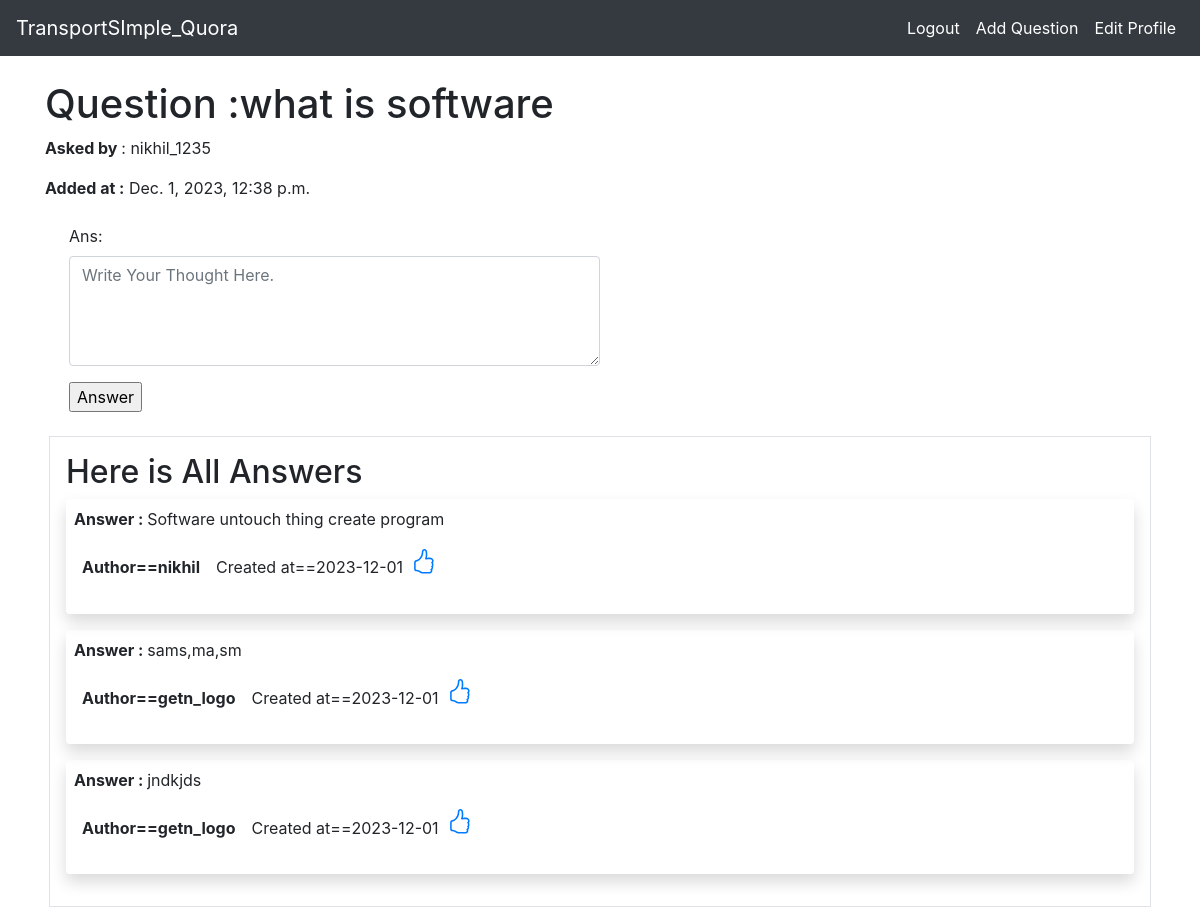
Page /question/2/ (signed in) on the committed database.
### quora/models.py (models this page shows, shortened)
class Question(models.Model):
    question = models.CharField(max_length=255, blank=False,null=True)
    created_on = models.DateTimeField(auto_now_add=True)
    author = models.ForeignKey(User, on_delete=models.CASCADE)
    uquest_id = models.CharField(verbose_name='Unique ID',max_length=25,default=uuid.uuid4().hex[:12], editable=False, null=True , blank=False)
    class Meta:
        ordering = ('-created_on',)

class Answer(models.Model):
    question = models.ForeignKey(Question, on_delete=models.CASCADE)
    ans = models.TextField(help_text='Write your thought or answer comment.', max_length=450,blank=False, null=True)
    created_on = models.DateTimeField(auto_now_add=True)
    author = models.ForeignKey(User, on_delete=models.CASCADE)
    uans_id = models.CharField(verbose_name="Unique ID",max_length=25,default=uuid.uuid4().hex[:12], editable=False, null=True , blank=False)
    class Meta:
        ordering = ('-created_on',)

### quora/views.py (the view)
# urls.py: path('question/<int:pk>/', views.question_detail, name="question_detail"),
def question_detail(request, pk):
    question = get_object_or_404(Question, pk=pk)
    answers = question.answer_set.all()
    liked_answers = request.user.answer_likes.values_list('answer', flat=True)
    if request.method == 'POST':
        form = AnswerForm(request.POST)
        if form.is_valid():
            my_answer = form.save(commit=False)
            my_answer.question = question
            my_answer.author = request.user
            my_answer.save()
            return redirect('question_detail', pk=question.pk)
    else:
        form = AnswerForm()
        context = {
        'question': question,
        'answers': answers,
        'liked_answers': liked_answers,
        'form': form, }
    return render(request, 'question_detail.html', context)

### quora/forms.py (shortened to what this page needs)
class AnswerForm(forms.ModelForm):
    ans = forms.CharField(
        required=True,
        widget=forms.Textarea(attrs={'rows': 4, 'cols': 40, 'class':'form-floating form-control w-50','placeholder':'Write Your Thought Here.'}),
        )
    class Meta:
        model = Answer
        fields =('ans',)

### quora/templates/question_detail.html (shortened to what this page needs)
{% extends 'base.html' %}
{% block content %}
<div>
    <h1>Question :{{ question.question}}</h1>
    <p><b>Asked by  </b>:  {{ question.author}}</p>
    <p><b>Added at  :</b>  {{question.created_on}}</p>
</div>
<div class="m-3 p-2">
    {% if request.user.is_authenticated %}
        <form action="" method="POST">
            {{form.as_p}}
            <input  type="submit" value="Answer">
        </form>
    {% endif %}
</div>
<div class="m-1 p-3 border">
    <h2>Here is All Answers</h2>
    {% if answers %}
      <ul class="nav flex-column">
        {% for answer in answers  %}
          <li class="nav-item shadow p-2 mb-3 bg-body-info rounded">
            <p><b>Answer   : </b> {{ answer.ans }}</p>
            <div class="d-flex flex-row mb-3">
              <div class="p-2"><b>Author=={{ answer.author }}</b></div>
              <div class="p-2">Created at=={{ answer.created_on|date:'Y-m-d' }}</div>
            <div>
              <div class="d-flex flex-row mb-3">
                {% if answer.pk in liked_answers %}
                <a class="nav-link p-2" href="{% url 'like_answer' answer.pk %}">
                  <svg xmlns="http://www.w3.org/2000/svg" width="25" height="25" fill="currentColor" class="bi bi-hand-thumbs-down" viewBox="0 0 16 16">
                    <path d="M8.864 15.674c-.956.24-1.843-.484-1.908-1.42-.072-1.05-.23-2.015-.428-2.59-.125-.36-.479-1.012-1.04-1.638-.557-.624-1.282-1.179-2.131-1.41C2.685 8.432 2 7.85 2 7V3c0-.845.682-1.464 1.448-1.546 1.07-.113 1.564-.415 2.068-.723l.048-.029c.272-.166.578-.349.97-.484C6.931.08 7.395 0 8 0h3.5c.937 0 1.599.478 1.934 1.064.164.287.254.607.254.913 0 .152-.023.312-.077.464.201.262.38.577.488.9.11.33.172.762.004 1.15.069.13.12.268.159.403.077.27.113.567.113.856 0 .289-.036.586-.113.856-.035.12-.08.244-.138.363.394.571.418 1.2.234 1.733-.206.592-.682 1.1-1.2 1.272-.847.283-1.803.276-2.516.211a9.877 9.877 0 0 1-.443-.05 9.364 9.364 0 0 1-.062 4.51c-.138.508-.55.848-1.012.964l-.261.065zM11.5 1H8c-.51 0-.863.068-1.14.163-.281.097-.506.229-.776.393l-.04.025c-.555.338-1.198.73-2.49.868-.333.035-.554.29-.554.55V7c0 .255.226.543.62.65 1.095.3 1.977.997 2.614 1.709.635.71 1.064 1.475 1.238 1.977.243.7.407 1.768.482 2.85.025.362.36.595.667.518l.262-.065c.16-.04.258-.144.288-.255a8.34 8.34 0 0 0-.145-4.726.5.5 0 0 1 .595-.643h.003l.014.004.058.013a8.912 8.912 0 0 0 1.036.157c.663.06 1.457.054 2.11-.163.175-.059.45-.301.57-.651.107-.308.087-.67-.266-1.021L12.793 7l.353-.354c.043-.042.105-.14.154-.315.048-.167.075-.37.075-.581 0-.211-.027-.414-.075-.581-.05-.174-.111-.273-.154-.315l-.353-.354.353-.354c.047-.047.109-.176.005-.488a2.224 2.224 0 0 0-.505-.804l-.353-.354.353-.354c.006-.005.041-.05.041-.17a.866.866 0 0 0-.121-.415C12.4 1.272 12.063 1 11.5 1z"/>
                  </svg>
                </a>
                <a href="" class="p-2 nav-link">
                  <svg xmlns="http://www.w3.org/2000/svg" width="25" height="25" fill="currentColor" class="bi bi-hand-thumbs-up-fill" viewBox="0 0 16 16">
                    <path d="M6.956 1.745C7.021.81 7.908.087 8.864.325l.261.066c.463.116.874.456 1.012.965.22.816.533 2.511.062 4.51a9.84 9.84 0 0 1 .443-.051c.713-.065 1.669-.072 2.516.21.518.173.994.681 1.2 1.273.184.532.16 1.162-.234 1.733.058.119.103.242.138.363.077.27.113.567.113.856 0 .289-.036.586-.113.856-.039.135-.09.273-.16.404.169.387.107.819-.003 1.148a3.163 3.163 0 0 1-.488.901c.054.152.076.312.076.465 0 .305-.089.625-.253.912C13.1 15.522 12.437 16 11.5 16H8c-.605 0-1.07-.081-1.466-.218a4.82 4.82 0 0 1-.97-.484l-.048-.03c-.504-.307-.999-.609-2.068-.722C2.682 14.464 2 13.846 2 13V9c0-.85.685-1.432 1.357-1.615.849-.232 1.574-.787 2.132-1.41.56-.627.914-1.28 1.039-1.639.199-.575.356-1.539.428-2.59z"/>
                  </svg>{{ answer.likes.count }}</a>
                {% else %}
                <a href="{% url 'like_answer' answer.pk %}">
                </a>
                {% endif %}
          </li>
        {% endfor %}
      </ul>
    {% else %}
      <p>No answers yet.</p>
    {% endif %}
</div>
{% endblock %}

### quora/templates/base.html (shortened to what this page needs)
<!doctype html>
<html lang="en">
  <head>
    <link rel="stylesheet" href="https://stackpath.bootstrapcdn.com/bootstrap/4.3.1/css/bootstrap.min.css">
  </head>
  <body>
    <nav class="navbar navbar-expand-lg navbar-dark bg-dark">
  <a class="navbar-brand" href="{% url 'home'  %}">TransportSImple_Quora</a>
  <div class="collapse navbar-collapse" id="navbarSupportedContent">
    <ul class="navbar-nav ml-auto">
      {% if user.is_authenticated %}
      <li class="nav-item active">
        <a class="nav-link" href="{% url 'logout' %}">Logout</a>
      </li>
      <li class="nav-item active">
        <a class="nav-link" href="{% url 'add_question' %}">Add Question</a>
      </li>
      <li class="nav-item active">
        <a class="nav-link" href="{% url 'edit_profile' %}">Edit Profile</a>
      </li>
      {% endif%}
    </ul>
  </div>
</nav>
      <br/>
      <div class ="container">
    {% block content %}
    {% endblock %}
      </div>
  </body>
</html>

### rows in the picture
Question: question "what is software", author "nikhil_1235", created_on "Dec. 1, 2023, 12:38 p.m."
Answer: ans "Software untouch thing create program", author "nikhil", created_on "2023-12-01"
Answer: ans "sams,ma,sm", author "getn_logo", created_on "2023-12-01"
Answer: ans "jndkjds", author "getn_logo", created_on "2023-12-01"
